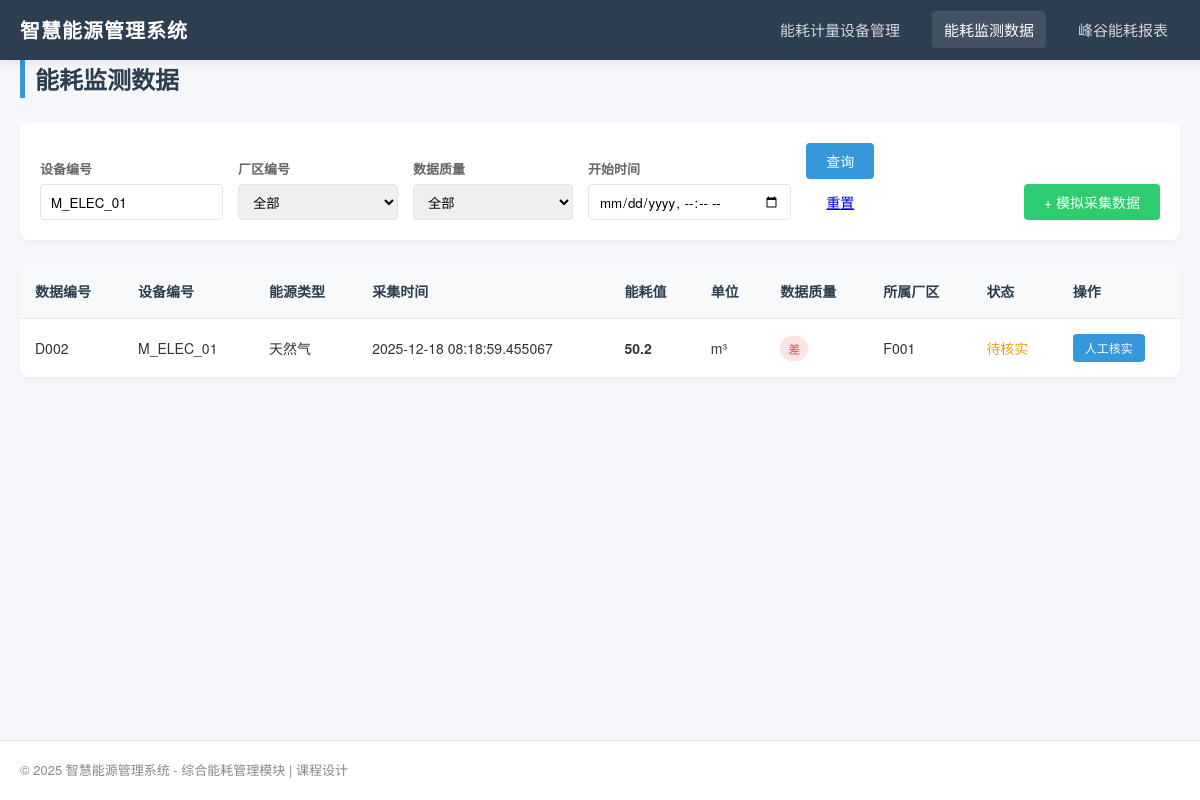
The page /energy/monitor_data?meter_id=M_ELEC_01 on the database its author committed.
### backend/models.py (models this page shows, shortened)
class EnergyMonitor(db.Model):
    __tablename__ = "energy_monitor"
    data_id = db.Column(db.String(30), primary_key=True)
    meter_id = db.Column(db.String(20), db.ForeignKey("energy_meter.meter_id"), nullable=False)
    collect_time = db.Column(db.DateTime, nullable=False)
    energy_value = db.Column(db.Float, nullable=False)
    unit = db.Column(db.String(10), nullable=False)
    data_quality = db.Column(db.Enum("优", "良", "中", "差"), default="良")
    factory_id = db.Column(db.String(20), nullable=False)
    is_verified = db.Column(db.Boolean, default=False)
    peak_valley = db.relationship("PeakValleyEnergy", backref="monitor_data", lazy=True, uselist=False)

class EnergyMeter(db.Model):
    __tablename__ = "energy_meter"
    meter_id = db.Column(db.String(20), primary_key=True, comment="设备编号")
    factory_id = db.Column(db.String(20), db.ForeignKey("factory_area.factory_id"), nullable=False, comment="所属厂区编号")
    energy_type = db.Column(db.Enum("水", "蒸汽", "天然气"), nullable=False, comment="能源类型")
    install_location = db.Column(db.String(100), nullable=False, comment="安装位置")
    pipe_spec = db.Column(db.String(20), comment="管径规格")
    comm_protocol = db.Column(db.Enum("RS485", "Lora"), nullable=False, comment="通讯协议")
    run_status = db.Column(db.Enum("正常", "故障"), default="正常", comment="运行状态")
    calib_cycle = db.Column(db.Integer, nullable=False, comment="校准周期")
    manufacturer = db.Column(db.String(50), comment="生产厂家")
    create_time = db.Column(db.DateTime, default=datetime.now)
    monitor_datas = db.relationship("EnergyMonitor", backref="meter", lazy=True)

### backend/routes/energy_routes.py (the view)
@energy_bp.route('/monitor_data')
def monitor_data():
    meter_id = request.args.get('meter_id')
    factory_id = request.args.get('factory_id')
    quality = request.args.get('data_quality')
    start_time = request.args.get('start_time')
    factories = [f.factory_id for f in FactoryArea.query.all()]
    query = EnergyMonitor.query
    if meter_id:
        query = query.filter(EnergyMonitor.meter_id.like(f"%{meter_id}%"))
    if factory_id:
        query = query.filter_by(factory_id=factory_id)
    if quality:
        query = query.filter_by(data_quality=quality)
    if start_time:
        try:
            dt = datetime.strptime(start_time, "%Y-%m-%dT%H:%M")
            query = query.filter(EnergyMonitor.collect_time >= dt)
        except:
            pass
    datas = query.order_by(EnergyMonitor.collect_time.desc()).all()
    filters = {
        "meter_id": meter_id, "factory_id": factory_id,
        "data_quality": quality, "start_time": start_time
    }
    return render_template('monitor_data.html', monitor_datas=datas, factories=factories, filters=filters)

### frontend/templates/monitor_data.html (shortened to what this page needs)
{% extends "base.html" %}
{% block content %}
    <h1 class="page-title">能耗监测数据</h1>
    <div class="filter-bar">
        <div class="filter-item">
            <label>设备编号</label>
            <input type="text" id="s_meter_id" placeholder="输入设备ID" value="{{ filters.meter_id or '' }}">
        </div>
        <div class="filter-item">
            <label>厂区编号</label>
            <select id="s_factory_id">
                <option value="">全部</option>
            </select>
        </div>
        <div class="filter-item">
            <label>数据质量</label>
            <select id="s_data_quality">
                <option value="">全部</option>
            </select>
        </div>
        <div class="filter-item">
            <label>开始时间</label>
            <input type="datetime-local" id="s_start_time" value="{{ filters.start_time or '' }}">
        </div>
        <div class="filter-item">
            <button class="btn btn-primary" onclick="filterMonitorData()">查询</button>
            <a href="{{ url_for('energy.monitor_data') }}" class="btn">重置</a>
        </div>
        <div class="filter-item" style="margin-left: auto;">
             <button class="btn btn-success" onclick="simulateCollection()">+ 模拟采集数据</button>
        </div>
    </div>
    <div class="table-responsive">
        <table class="data-table">
            <thead>
                <tr>
                    <th>数据编号</th>
                    <th>设备编号</th>
                    <th>能源类型</th>
                    <th>采集时间</th>
                    <th>能耗值</th>
                    <th>单位</th>
                    <th>数据质量</th>
                    <th>所属厂区</th>
                    <th>状态</th>
                    <th>操作</th>
                </tr>
            </thead>
            <tbody>
                {% if monitor_datas %}
                    {% for data in monitor_datas %}
                    <tr>
                        <td>{{ data.data_id }}</td>
                        <td>{{ data.meter_id }}</td>
                        <td>{{ data.meter.energy_type }}</td>
                        <td>{{ data.collect_time }}</td>
                        <td style="font-weight: bold;">{{ data.energy_value }}</td>
                        <td>{{ data.unit }}</td>
                        <td>
                            {% if data.data_quality == '优' %}
                                <span class="status-badge status-normal">优</span>
                            {% else %}
                                <span class="status-badge status-fault">{{ data.data_quality }}</span>
                            {% endif %}
                        </td>
                        <td>{{ data.factory_id }}</td>
                        <td>
                            {% if data.is_verified %}
                                <span style="color: var(--success-color);">已核实</span>
                            {% else %}
                                <span style="color: #f39c12;">待核实</span>
                            {% endif %}
                        </td>
                        <td>
                            {% if not data.is_verified and data.data_quality in ['中', '差'] %}
                                <button class="btn btn-primary btn-sm" onclick="verifyData('{{ data.data_id }}')">人工核实</button>
                            {% else %}
                                <span style="color:#ccc;">-</span>
                            {% endif %}
                        </td>
                    </tr>
                    {% endfor %}
                {% else %}
                    <tr><td colspan="10" style="text-align: center; color: #999;">暂无监测数据</td></tr>
                {% endif %}
            </tbody>
        </table>
    </div>
{% endblock %}

### frontend/static/css/style.css (style rules this page uses)
:root { --primary-color: #3498db; --secondary-color: #2c3e50; --success-color: #2ecc71; --warning-color: #f1c40f; --danger-color: #e74c3c; --light-bg: #f5f7fa; --border-color: #e1e4e8; --text-color: #333; }
* { margin: 0; padding: 0; box-sizing: border-box; font-family: "Microsoft YaHei", "Helvetica Neue", Arial, sans-serif; }
body { background-color: var(--light-bg); color: var(--text-color); line-height: 1.6; }
.page-title { font-size: 24px; color: var(--secondary-color); margin-bottom: 25px; padding-left: 10px; border-left: 5px solid var(--primary-color); }
.filter-bar { background-color: #fff; padding: 20px; border-radius: 8px; box-shadow: 0 2px 6px rgba(0,0,0,0.05); margin-bottom: 25px; display: flex; flex-wrap: wrap; gap: 15px; align-items: flex-end; }
.filter-item { display: flex; flex-direction: column; gap: 5px; }
.filter-item label { font-size: 13px; color: #666; font-weight: 600; }
.filter-item select, .filter-item input { height: 36px; padding: 0 10px; border: 1px solid var(--border-color); border-radius: 4px; min-width: 160px; outline: none; }
.btn { height: 36px; padding: 0 20px; border: none; border-radius: 4px; cursor: pointer; font-size: 14px; font-weight: 500; transition: all 0.2s; display: inline-flex; align-items: center; justify-content: center; }
.btn-primary { background-color: var(--primary-color); color: #fff; }
.btn-success { background-color: var(--success-color); color: #fff; }
.btn-sm { height: 28px; padding: 0 12px; font-size: 12px; }
.table-responsive { overflow-x: auto; background: #fff; border-radius: 8px; box-shadow: 0 2px 6px rgba(0,0,0,0.05); }
.data-table { width: 100%; border-collapse: collapse; min-width: 800px; }
.data-table th, .data-table td { padding: 15px; text-align: left; border-bottom: 1px solid var(--border-color); font-size: 14px; }
.data-table th { background-color: #f8f9fa; color: var(--secondary-color); font-weight: 600; white-space: nowrap; }
.data-table tr:last-child td { border-bottom: none; }
.status-badge { padding: 4px 8px; border-radius: 12px; font-size: 12px; font-weight: 500; }
.status-fault { background-color: rgba(231, 76, 60, 0.15); color: var(--danger-color); }

### rows shown on the page
EnergyMonitor: data_id "D002", meter_id "M_ELEC_01", meter.energy_type "天然气", collect_time "2025-12-18 08:18:59.455067", energy_value "50.2", unit "m³", data_quality "差", factory_id "F001", is_verified "待核实"
